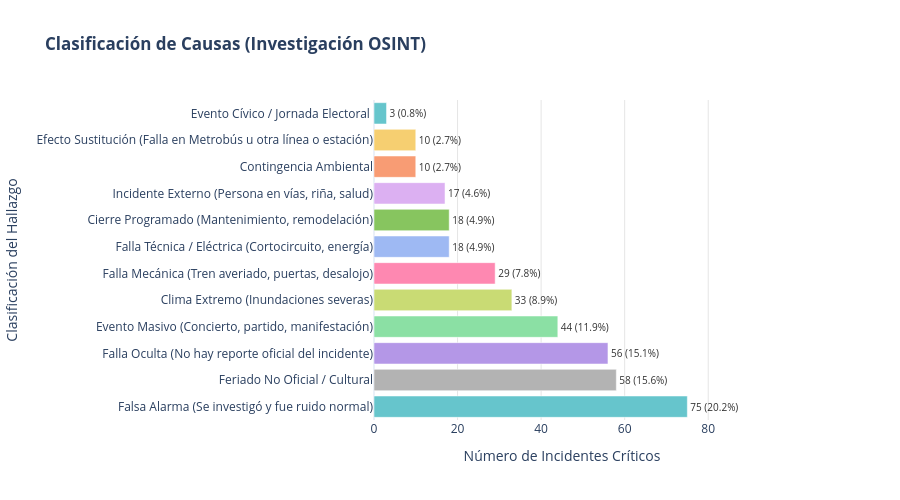

The code cell stored with this chart in its notebook:
### Code cell
# 0. CARGA DE DATOS DE LA BITÁCORA MANUAL
df_muestra = pd.read_csv('bitacora_investigacion_anomalias_criticas.csv')

# Asegurar que los nombres de columnas coincidan
df_muestra.columns = df_muestra.columns.str.lower()
if 'hallazgo_principal' in df_muestra.columns:
    df_muestra = df_muestra.rename(columns={'hallazgo_principal': 'hallazgo'})
if 'impacto_pasajeros' in df_muestra.columns:
    df_muestra = df_muestra.rename(columns={'impacto_pasajeros': 'impacto'})

# Clasificación de causas encontradas en la investigación manual
conteo_causas = df_muestra['hallazgo'].value_counts().reset_index()
conteo_causas.columns = ['Causa', 'Frecuencia']
conteo_causas = conteo_causas.sort_values('Frecuencia', ascending=True)

total_anomalias = conteo_causas['Frecuencia'].sum()
conteo_causas['Porcentaje'] = (conteo_causas['Frecuencia'] / total_anomalias) * 100

#etiqueta de texto
conteo_causas['Texto_Etiqueta'] = conteo_causas.apply(
    lambda row: f"{int(row['Frecuencia'])} ({row['Porcentaje']:.1f}%)", axis=1
)

# calculo el valor máximo para extender el eje X
max_frecuencia = conteo_causas['Frecuencia'].max()

# Gráfico interactivo con paleta de colores cualitativa
fig_barras = px.bar(
    conteo_causas, 
    x='Frecuencia', 
    y='Causa', 
    orientation='h',
    text='Texto_Etiqueta',
    color='Causa', 
    color_discrete_sequence=px.colors.qualitative.Pastel,
    title='<b>Clasificación de Causas (Investigación OSINT)</b>',
    labels={'Frecuencia': 'Número de Incidentes Críticos', 'Causa': 'Clasificación del Hallazgo'}
)

fig_barras.update_traces(
    textposition='outside', 
    textfont=dict(size=10, color='#333333'),
    cliponaxis=False  #  Evita que el eje corte el texto
)

fig_barras.update_layout(
    template='plotly_white', 
    height=500,
    showlegend=False, 
    xaxis=dict(
        showgrid=True, 
        gridcolor='#E5E5E5',
        range=[0, max_frecuencia * 1.2] # Expande el eje X un 20% más allá de la barra más grande
    ),
    yaxis=dict(showgrid=False),
    margin=dict(r=150) # Aumenta el margen derecho de la imagen (de 90 a 150)
)

fig_barras.show()


# ANÁLISIS DE SEVERIDAD 
plt.figure(figsize=(14, 8))
plt.title('Severidad del Impacto por Tipo de Hallazgo', fontsize=16, fontweight='bold', pad=20)

# Convertir impacto a absoluto
df_muestra['impacto_absoluto'] = df_muestra['impacto'].abs()

# Ordenar las cajas
orden_cajas = df_muestra.groupby('hallazgo')['impacto_absoluto'].median().sort_values(ascending=False).index


sns.boxplot(
    data=df_muestra, 
    y='hallazgo', 
    x='impacto_absoluto', 
    order=orden_cajas,
    palette='vlag',
    linewidth=1.5,
    fliersize=5
)

# Los puntos de distribución real
sns.swarmplot(
    data=df_muestra, 
    y='hallazgo', 
    x='impacto_absoluto', 
    order=orden_cajas,
    color='.25',
    alpha=0.6,
    size=4
)

plt.xlabel('Magnitud del Impacto Absoluto (Pasajeros faltantes/sobrantes)', fontsize=12)
plt.ylabel('Clasificación del Hallazgo', fontsize=12)
plt.grid(axis='x', linestyle='--', alpha=0.5)

# Formatear eje X
ax = plt.gca()
ax.xaxis.set_major_formatter(plt.FuncFormatter(lambda x, p: format(int(x), ',')))

plt.tight_layout()
plt.show()

### Figure 1 — Plotly figure (JSON) as saved in the notebook; plotly's stock layout.template omitted (floating-point values rounded to 4 significant figures)
{"data": [{"cliponaxis": false, "hovertemplate": "Clasificación del Hallazgo=%{y}<br>Número de Incidentes Críticos=%{x}<br>Texto_Etiqueta=%{text}<extra></extra>", "legendgroup": "Evento Cívico / Jornada Electoral ", "marker": {"color": "rgb(102, 197, 204)", "pattern": {"shape": ""}}, "name": "Evento Cívico / Jornada Electoral ", "orientation": "h", "showlegend": true, "text": ["3 (0.8%)"], "textfont": {"color": "#333333", "size": 10}, "textposition": "outside", "type": "bar", "x": [3], "xaxis": "x", "y": ["Evento Cívico / Jornada Electoral "], "yaxis": "y"}, {"cliponaxis": false, "hovertemplate": "Clasificación del Hallazgo=%{y}<br>Número de Incidentes Críticos=%{x}<br>Texto_Etiqueta=%{text}<extra></extra>", "legendgroup": "Efecto Sustitución (Falla en Metrobús u otra línea o estación)", "marker": {"color": "rgb(246, 207, 113)", "pattern": {"shape": ""}}, "name": "Efecto Sustitución (Falla en Metrobús u otra línea o estación)", "orientation": "h", "showlegend": true, "text": ["10 (2.7%)"], "textfont": {"color": "#333333", "size": 10}, "textposition": "outside", "type": "bar", "x": [10], "xaxis": "x", "y": ["Efecto Sustitución (Falla en Metrobús u otra línea o estación)"], "yaxis": "y"}, {"cliponaxis": false, "hovertemplate": "Clasificación del Hallazgo=%{y}<br>Número de Incidentes Críticos=%{x}<br>Texto_Etiqueta=%{text}<extra></extra>", "legendgroup": "Contingencia Ambiental", "marker": {"color": "rgb(248, 156, 116)", "pattern": {"shape": ""}}, "name": "Contingencia Ambiental", "orientation": "h", "showlegend": true, "text": ["10 (2.7%)"], "textfont": {"color": "#333333", "size": 10}, "textposition": "outside", "type": "bar", "x": [10], "xaxis": "x", "y": ["Contingencia Ambiental"], "yaxis": "y"}, {"cliponaxis": false, "hovertemplate": "Clasificación del Hallazgo=%{y}<br>Número de Incidentes Críticos=%{x}<br>Texto_Etiqueta=%{text}<extra></extra>", "legendgroup": "Incidente Externo (Persona en vías, riña, salud)", "marker": {"color": "rgb(220, 176, 242)", "pattern": {"shape": ""}}, "name": "Incidente Externo (Persona en vías, riña, salud)", "orientation": "h", "showlegend": true, "text": ["17 (4.6%)"], "textfont": {"color": "#333333", "size": 10}, "textposition": "outside", "type": "bar", "x": [17], "xaxis": "x", "y": ["Incidente Externo (Persona en vías, riña, salud)"], "yaxis": "y"}, {"cliponaxis": false, "hovertemplate": "Clasificación del Hallazgo=%{y}<br>Número de Incidentes Críticos=%{x}<br>Texto_Etiqueta=%{text}<extra></extra>", "legendgroup": "Cierre Programado (Mantenimiento, remodelación)", "marker": {"color": "rgb(135, 197, 95)", "pattern": {"shape": ""}}, "name": "Cierre Programado (Mantenimiento, remodelación)", "orientation": "h", "showlegend": true, "text": ["18 (4.9%)"], "textfont": {"color": "#333333", "size": 10}, "textposition": "outside", "type": "bar", "x": [18], "xaxis": "x", "y": ["Cierre Programado (Mantenimiento, remodelación)"], "yaxis": "y"}, {"cliponaxis": false, "hovertemplate": "Clasificación del Hallazgo=%{y}<br>Número de Incidentes Críticos=%{x}<br>Texto_Etiqueta=%{text}<extra></extra>", "legendgroup": "Falla Técnica / Eléctrica (Cortocircuito, energía)", "marker": {"color": "rgb(158, 185, 243)", "pattern": {"shape": ""}}, "name": "Falla Técnica / Eléctrica (Cortocircuito, energía)", "orientation": "h", "showlegend": true, "text": ["18 (4.9%)"], "textfont": {"color": "#333333", "size": 10}, "textposition": "outside", "type": "bar", "x": [18], "xaxis": "x", "y": ["Falla Técnica / Eléctrica (Cortocircuito, energía)"], "yaxis": "y"}, {"cliponaxis": false, "hovertemplate": "Clasificación del Hallazgo=%{y}<br>Número de Incidentes Críticos=%{x}<br>Texto_Etiqueta=%{text}<extra></extra>", "legendgroup": "Falla Mecánica (Tren averiado, puertas, desalojo)", "marker": {"color": "rgb(254, 136, 177)", "pattern": {"shape": ""}}, "name": "Falla Mecánica (Tren averiado, puertas, desalojo)", "orientation": "h", "showlegend": true, "text": ["29 (7.8%)"], "textfont": {"color": "#333333", "size": 10}, "textposition": "outside", "type": "bar", "x": [29], "xaxis": "x", "y": ["Falla Mecánica (Tren averiado, puertas, desalojo)"], "yaxis": "y"}, {"cliponaxis": false, "hovertemplate": "Clasificación del Hallazgo=%{y}<br>Número de Incidentes Críticos=%{x}<br>Texto_Etiqueta=%{text}<extra></extra>", "legendgroup": "Clima Extremo (Inundaciones severas)", "marker": {"color": "rgb(201, 219, 116)", "pattern": {"shape": ""}}, "name": "Clima Extremo (Inundaciones severas)", "orientation": "h", "showlegend": true, "text": ["33 (8.9%)"], "textfont": {"color": "#333333", "size": 10}, "textposition": "outside", "type": "bar", "x": [33], "xaxis": "x", "y": ["Clima Extremo (Inundaciones severas)"], "yaxis": "y"}, {"cliponaxis": false, "hovertemplate": "Clasificación del Hallazgo=%{y}<br>Número de Incidentes Críticos=%{x}<br>Texto_Etiqueta=%{text}<extra></extra>", "legendgroup": "Evento Masivo (Concierto, partido, manifestación)", "marker": {"color": "rgb(139, 224, 164)", "pattern": {"shape": ""}}, "name": "Evento Masivo (Concierto, partido, manifestación)", "orientation": "h", "showlegend": true, "text": ["44 (11.9%)"], "textfont": {"color": "#333333", "size": 10}, "textposition": "outside", "type": "bar", "x": [44], "xaxis": "x", "y": ["Evento Masivo (Concierto, partido, manifestación)"], "yaxis": "y"}, {"cliponaxis": false, "hovertemplate": "Clasificación del Hallazgo=%{y}<br>Número de Incidentes Críticos=%{x}<br>Texto_Etiqueta=%{text}<extra></extra>", "legendgroup": "Falla Oculta (No hay reporte oficial del incidente)", "marker": {"color": "rgb(180, 151, 231)", "pattern": {"shape": ""}}, "name": "Falla Oculta (No hay reporte oficial del incidente)", "orientation": "h", "showlegend": true, "text": ["56 (15.1%)"], "textfont": {"color": "#333333", "size": 10}, "textposition": "outside", "type": "bar", "x": [56], "xaxis": "x", "y": ["Falla Oculta (No hay reporte oficial del incidente)"], "yaxis": "y"}, {"cliponaxis": false, "hovertemplate": "Clasificación del Hallazgo=%{y}<br>Número de Incidentes Críticos=%{x}<br>Texto_Etiqueta=%{text}<extra></extra>", "legendgroup": "Feriado No Oficial / Cultural", "marker": {"color": "rgb(179, 179, 179)", "pattern": {"shape": ""}}, "name": "Feriado No Oficial / Cultural", "orientation": "h", "showlegend": true, "text": ["58 (15.6%)"], "textfont": {"color": "#333333", "size": 10}, "textposition": "outside", "type": "bar", "x": [58], "xaxis": "x", "y": ["Feriado No Oficial / Cultural"], "yaxis": "y"}, {"cliponaxis": false, "hovertemplate": "Clasificación del Hallazgo=%{y}<br>Número de Incidentes Críticos=%{x}<br>Texto_Etiqueta=%{text}<extra></extra>", "legendgroup": "Falsa Alarma (Se investigó y fue ruido normal)", "marker": {"color": "rgb(102, 197, 204)", "pattern": {"shape": ""}}, "name": "Falsa Alarma (Se investigó y fue ruido normal)", "orientation": "h", "showlegend": true, "text": ["75 (20.2%)"], "textfont": {"color": "#333333", "size": 10}, "textposition": "outside", "type": "bar", "x": [75], "xaxis": "x", "y": ["Falsa Alarma (Se investigó y fue ruido normal)"], "yaxis": "y"}], "layout": {"barmode": "relative", "height": 500, "legend": {"title": {"text": "Clasificación del Hallazgo"}, "tracegroupgap": 0}, "margin": {"r": 150}, "showlegend": false, "title": {"text": "<b>Clasificación de Causas (Investigación OSINT)</b>"}, "xaxis": {"anchor": "y", "domain": [0, 1], "gridcolor": "#E5E5E5", "range": [0, 90], "showgrid": true, "title": {"text": "Número de Incidentes Críticos"}}, "yaxis": {"anchor": "x", "categoryarray": ["Falsa Alarma (Se investigó y fue ruido normal)", "Feriado No Oficial / Cultural", "Falla Oculta (No hay reporte oficial del incidente)", "Evento Masivo (Concierto, partido, manifestación)", "Clima Extremo (Inundaciones severas)", "Falla Mecánica (Tren averiado, puertas, desalojo)", "Falla Técnica / Eléctrica (Cortocircuito, energía)", "Cierre Programado (Mantenimiento, remodelación)", "Incidente Externo (Persona en vías, riña, salud)", "Contingencia Ambiental", "Efecto Sustitución (Falla en Metrobús u otra línea o estación)", "Evento Cívico / Jornada Electoral "], "categoryorder": "array", "domain": [0, 1], "showgrid": false, "title": {"text": "Clasificación del Hallazgo"}}}}
